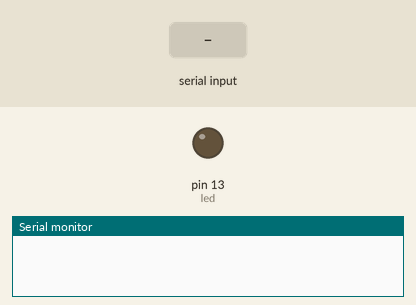
Recording of a sketch running on a simulated Arduino Uno, built with avr-gcc and run on an emulated ATmega328P. Parts: output pins drawn as LEDs (lit = HIGH), the last lines printed to the serial monitor. The test bench sets the inputs (shaded band).

Above: at 1.2 s.
1.3 s: "1" received over the second serial link
At 2.0 s:
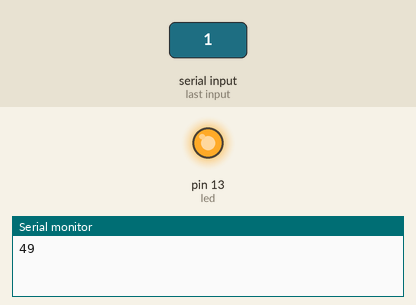
2.8 s: "0" received over the second serial link
At 3.2 s:
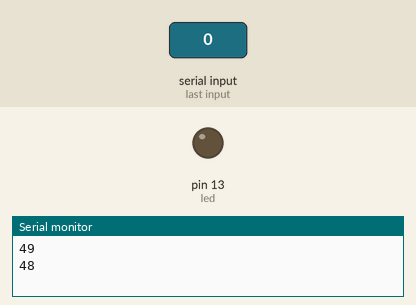
Timing chart, 0 to 5.8 s (numbered marks = the images above; inputs shaded):
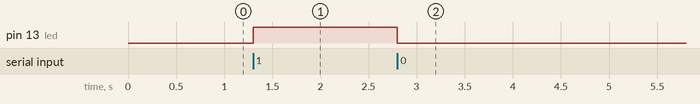

Measured:
- after the input at 1.3 s, pin 13 (led): LOW → HIGH at once
- after the input at 2.8 s, pin 13 (led): HIGH → LOW at once

The sketch:

hc05_slave.ino
```cpp
#include <SoftwareSerial.h>

//slave bluetooth BT22
SoftwareSerial BTSerial(10, 11);

const int led = 13;

void setup()
{
  Serial.begin(9600);
  BTSerial.begin(38400);
  pinMode(led, OUTPUT);
}
void loop()
{
  int state;
 if(BTSerial.available())
 {
    state = BTSerial.read(); // Reads the data from the serial port
    Serial.println(state);
 }

 if (state == '1')
 {
  digitalWrite(led, HIGH); // LED ON
  state = 1;
 }
 else if (state == '0')
 {
  digitalWrite(led, LOW); // LED ON
  state = 0;
 }
}
```
